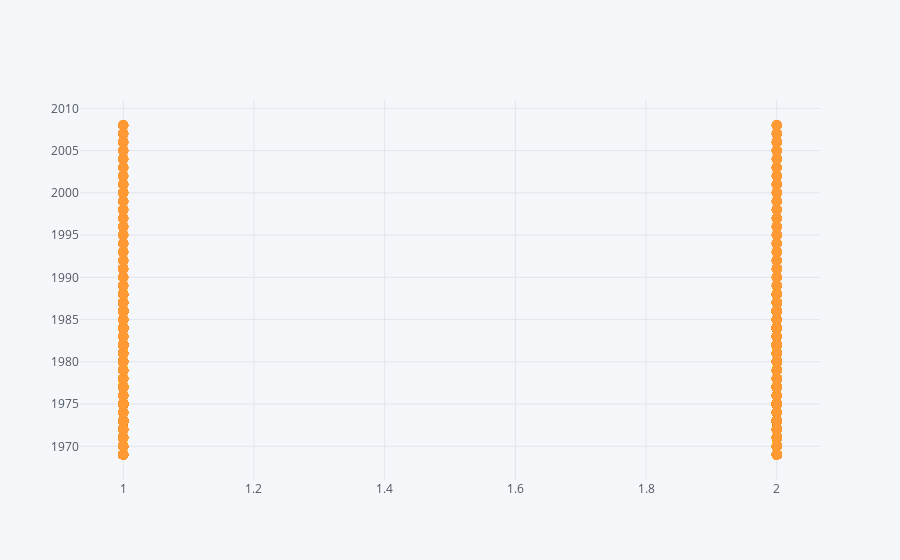

Write notebook code for a chart like this one.
### Code cell
births.iplot(kind='scatter',x='gender',y='year',mode='markers',size=10)

### Figure 1 — Plotly figure (JSON) as saved in the notebook; plotly's stock layout.template omitted (floating-point values rounded to 4 significant figures; data arrays with more than 128 entries replaced by an {"elided": "..."} marker saying what was removed)
{"data": [{"line": {"color": "rgba(255, 153, 51, 1.0)", "dash": "solid", "shape": "linear", "width": 1.3}, "marker": {"size": 10, "symbol": "circle"}, "mode": "markers", "name": "year", "text": "", "type": "scatter", "x": {"elided": "15547 int values"}, "y": {"elided": "15547 int values"}}], "layout": {"legend": {"bgcolor": "#F5F6F9", "font": {"color": "#4D5663"}}, "paper_bgcolor": "#F5F6F9", "plot_bgcolor": "#F5F6F9", "title": {"font": {"color": "#4D5663"}}, "xaxis": {"gridcolor": "#E1E5ED", "showgrid": true, "tickfont": {"color": "#4D5663"}, "title": {"font": {"color": "#4D5663"}, "text": ""}, "zerolinecolor": "#E1E5ED"}, "yaxis": {"gridcolor": "#E1E5ED", "showgrid": true, "tickfont": {"color": "#4D5663"}, "title": {"font": {"color": "#4D5663"}, "text": ""}, "zerolinecolor": "#E1E5ED"}}}
